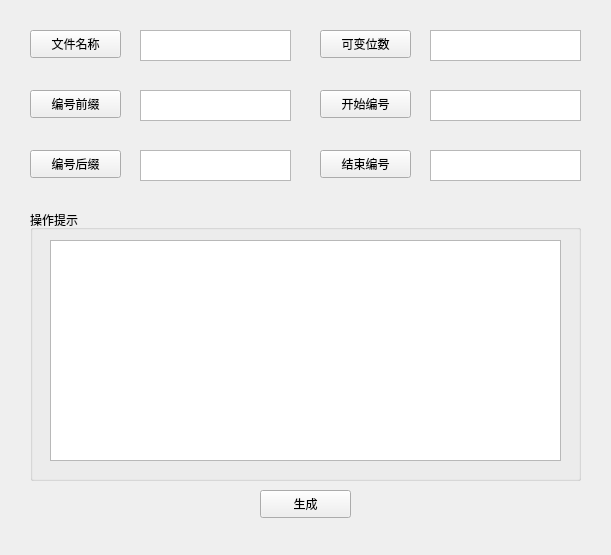
<?xml version="1.0" encoding="UTF-8"?>
<ui version="4.0">
 <class>Form</class>
 <widget class="QWidget" name="Form">
  <property name="geometry">
   <rect>
    <x>0</x>
    <y>0</y>
    <width>611</width>
    <height>555</height>
   </rect>
  </property>
  <property name="windowTitle">
   <string>Form</string>
  </property>
  <widget class="QGroupBox" name="OpTips_Bpx">
   <property name="geometry">
    <rect>
     <x>30</x>
     <y>210</y>
     <width>551</width>
     <height>271</height>
    </rect>
   </property>
   <property name="title">
    <string>操作提示</string>
   </property>
   <widget class="QTextEdit" name="textEdit">
    <property name="geometry">
     <rect>
      <x>20</x>
      <y>30</y>
      <width>511</width>
      <height>221</height>
     </rect>
    </property>
   </widget>
  </widget>
  <widget class="QPushButton" name="LabelBtn_4">
   <property name="geometry">
    <rect>
     <x>320</x>
     <y>90</y>
     <width>91</width>
     <height>28</height>
    </rect>
   </property>
   <property name="text">
    <string>开始编号</string>
   </property>
  </widget>
  <widget class="QTextEdit" name="textNum_1">
   <property name="geometry">
    <rect>
     <x>430</x>
     <y>90</y>
     <width>151</width>
     <height>31</height>
    </rect>
   </property>
  </widget>
  <widget class="QPushButton" name="LabelBtn_6">
   <property name="geometry">
    <rect>
     <x>320</x>
     <y>150</y>
     <width>91</width>
     <height>28</height>
    </rect>
   </property>
   <property name="text">
    <string>结束编号</string>
   </property>
  </widget>
  <widget class="QTextEdit" name="textNum_2">
   <property name="geometry">
    <rect>
     <x>430</x>
     <y>150</y>
     <width>151</width>
     <height>31</height>
    </rect>
   </property>
  </widget>
  <widget class="QPushButton" name="LabelBtn_2">
   <property name="geometry">
    <rect>
     <x>320</x>
     <y>30</y>
     <width>91</width>
     <height>28</height>
    </rect>
   </property>
   <property name="text">
    <string>可变位数</string>
   </property>
  </widget>
  <widget class="QTextEdit" name="textEdit_3">
   <property name="geometry">
    <rect>
     <x>430</x>
     <y>30</y>
     <width>151</width>
     <height>31</height>
    </rect>
   </property>
  </widget>
  <widget class="QPushButton" name="LabelBtn_3">
   <property name="geometry">
    <rect>
     <x>30</x>
     <y>90</y>
     <width>91</width>
     <height>28</height>
    </rect>
   </property>
   <property name="text">
    <string>编号前缀</string>
   </property>
  </widget>
  <widget class="QTextEdit" name="textEdit_1">
   <property name="geometry">
    <rect>
     <x>140</x>
     <y>90</y>
     <width>151</width>
     <height>31</height>
    </rect>
   </property>
  </widget>
  <widget class="QTextEdit" name="textEdit_2">
   <property name="geometry">
    <rect>
     <x>140</x>
     <y>150</y>
     <width>151</width>
     <height>31</height>
    </rect>
   </property>
  </widget>
  <widget class="QPushButton" name="LabelBtn_5">
   <property name="geometry">
    <rect>
     <x>30</x>
     <y>150</y>
     <width>91</width>
     <height>28</height>
    </rect>
   </property>
   <property name="text">
    <string>编号后缀</string>
   </property>
  </widget>
  <widget class="QTextEdit" name="textEdit_4">
   <property name="geometry">
    <rect>
     <x>140</x>
     <y>30</y>
     <width>151</width>
     <height>31</height>
    </rect>
   </property>
  </widget>
  <widget class="QPushButton" name="LabelBtn_1">
   <property name="geometry">
    <rect>
     <x>30</x>
     <y>30</y>
     <width>91</width>
     <height>28</height>
    </rect>
   </property>
   <property name="text">
    <string>文件名称</string>
   </property>
  </widget>
  <widget class="QPushButton" name="GeneBtn">
   <property name="geometry">
    <rect>
     <x>260</x>
     <y>490</y>
     <width>91</width>
     <height>28</height>
    </rect>
   </property>
   <property name="font">
    <font>
     <pointsize>9</pointsize>
    </font>
   </property>
   <property name="text">
    <string>生成</string>
   </property>
  </widget>
  <action name="action">
   <property name="checkable">
    <bool>true</bool>
   </property>
   <property name="text">
    <string>打开</string>
   </property>
  </action>
 </widget>
 <resources/>
 <connections/>
</ui>
